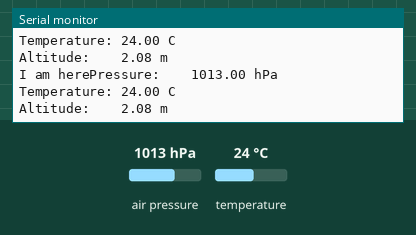
The sketch below on a simulated Arduino Uno, built with avr-gcc and run on an emulated ATmega328P. Parts: the last lines printed to the serial monitor. The inputs (shaded band) are chosen by the test bench; at power-on: air pressure 1013 hPa, temperature 24 °C.

Above: at 1.8 s.
1.9 s: air pressure set to 952 hPa
At 3.2 s:
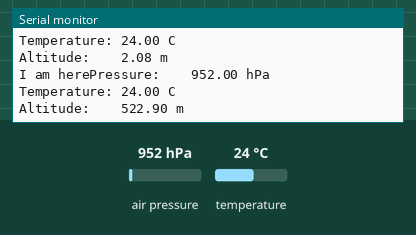
3.4 s: temperature set to 12 °C
At 4.3 s:
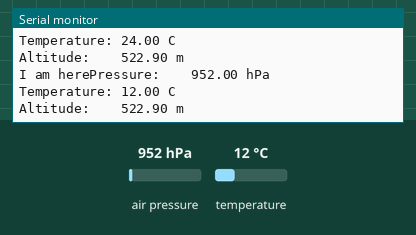
4.9 s: air pressure set to 975 hPa
At 6.7 s:
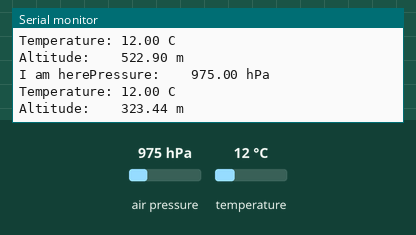
Timing chart, 0 to 8.2 s (numbered marks = the images above; inputs shaded):
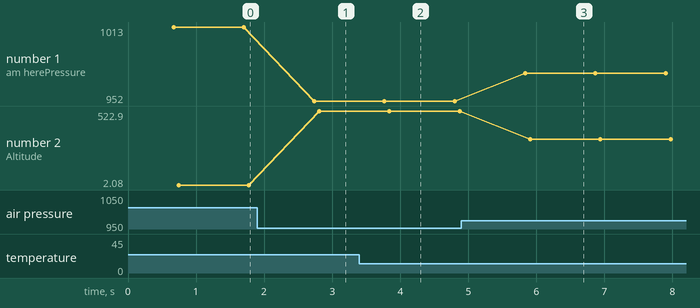

Measured:
- after the input at 1.9 s, the serial monitor: prints a new line after 0.83 s (image 1)
- after the input at 3.4 s, the serial monitor: prints a new line after 0.42 s (image 2)
- after the input at 4.9 s, the serial monitor: prints a new line after 0.93 s (image 3)
- plotted number 1: 1013 → 952 after the input at 1.9 s, 952 → 975 after the input at 4.9 s
- plotted number 2: 2.08 → 522.9 after the input at 1.9 s, 522.9 → 323.44 after the input at 4.9 s

The sketch:

main.ino
```cpp
#include <Wire.h>
#include <Adafruit_Sensor.h>
#include <Adafruit_BMP085_U.h>

/* This driver uses the Adafruit unified sensor library (Adafruit_Sensor),
   which provides a common 'type' for sensor data and some helper functions.

   To use this driver you will also need to download the Adafruit_Sensor
   library and include it in your libraries folder.

   You should also assign a unique ID to this sensor for use with
   the Adafruit Sensor API so that you can identify this particular
   sensor in any data logs, etc.  To assign a unique ID, simply
   provide an appropriate value in the constructor below (12345
   is used by default in this example).

   Connections
   ===========
   Connect SCL to analog 5
   Connect SDA to analog 4
   Connect VDD to 3.3V DC
   Connect GROUND to common ground

   History
   =======
   2013/JUN/17  - Updated altitude calculations (KTOWN)
   2013/FEB/13  - First version (KTOWN)
*/

Adafruit_BMP085_Unified bmp = Adafruit_BMP085_Unified(12345);

/**************************************************************************/
/*
    Displays some basic information on this sensor from the unified
    sensor API sensor_t type (see Adafruit_Sensor for more information)
*/
/**************************************************************************/
void displaySensorDetails(void)
{
  sensor_t sensor;
  bmp.getSensor(&sensor);
  Serial.println("------------------------------------");
  Serial.print  ("Sensor:       "); Serial.println(sensor.name);
  Serial.print  ("Driver Ver:   "); Serial.println(sensor.version);
  Serial.print  ("Unique ID:    "); Serial.println(sensor.sensor_id);
  Serial.print  ("Max Value:    "); Serial.print(sensor.max_value); Serial.println(" hPa");
  Serial.print  ("Min Value:    "); Serial.print(sensor.min_value); Serial.println(" hPa");
  Serial.print  ("Resolution:   "); Serial.print(sensor.resolution); Serial.println(" hPa");
  Serial.println("------------------------------------");
  Serial.println("");
  delay(500);
}

/**************************************************************************/
/*
    Arduino setup function (automatically called at startup)
*/
/**************************************************************************/
void setup(void)
{
  Serial.begin(9600);
  Serial.println("Hi Pressure Sensor Test"); Serial.println("");

  /* Initialise the sensor*/
  if(!bmp.begin())
  {
    /* There was a problem detecting the BMP085 ... check your connections */
    Serial.print("Ooops, no BMP085 detected ... Check your wiring or I2C ADDR!");
    while(1);
  }

  /* Display some basic information on this sensor */
  displaySensorDetails();
}

/**************************************************************************/
/*
    Arduino loop function, called once 'setup' is complete (your own code
    should go here)
*/
/**************************************************************************/
void loop(void)
{
  Serial.print("I am here");
  /* Get a new sensor event */
  sensors_event_t event;
  bmp.getEvent(&event);

  /* Display the results (barometric pressure is measure in hPa) */
  if (event.pressure)
  {
    /* Display atmospheric pressue in hPa */
    Serial.print("Pressure:    ");
    Serial.print(event.pressure);
    Serial.println(" hPa");

    /* Calculating altitude with reasonable accuracy requires pressure    *
     * sea level pressure for your position at the moment the data is     *
     * converted, as well as the ambient temperature in degress           *
     * celcius.  If you don't have these values, a 'generic' value of     *
     * 1013.25 hPa can be used (defined as SENSORS_PRESSURE_SEALEVELHPA   *
     * in sensors.h), but this isn't ideal and will give variable         *
     * results from one day to the next.                                  *
     *                                                                    *
     * You can usually find the current SLP value by looking at weather   *
     * websites or from environmental information centers near any major  *
     * airport.                                                           *
     *                                                                    *
     * For example, for Paris, France you can check the current mean      *
     * pressure and sea level at: http://bit.ly/16Au8ol                   */

    /* First we get the current temperature from the BMP085 */
    float temperature;
    bmp.getTemperature(&temperature);
    Serial.print("Temperature: ");
    Serial.print(temperature);
    Serial.println(" C");

    /* Then convert the atmospheric pressure, and SLP to altitude         */
    /* Update this next line with the current SLP for better results      */
    float seaLevelPressure = SENSORS_PRESSURE_SEALEVELHPA;
    Serial.print("Altitude:    ");
    Serial.print(bmp.pressureToAltitude(seaLevelPressure,
                                        event.pressure));
    Serial.println(" m");
    Serial.println("");
  }
  else
  {
    Serial.println("Sensor error");
  }
  delay(1000);
}
```
